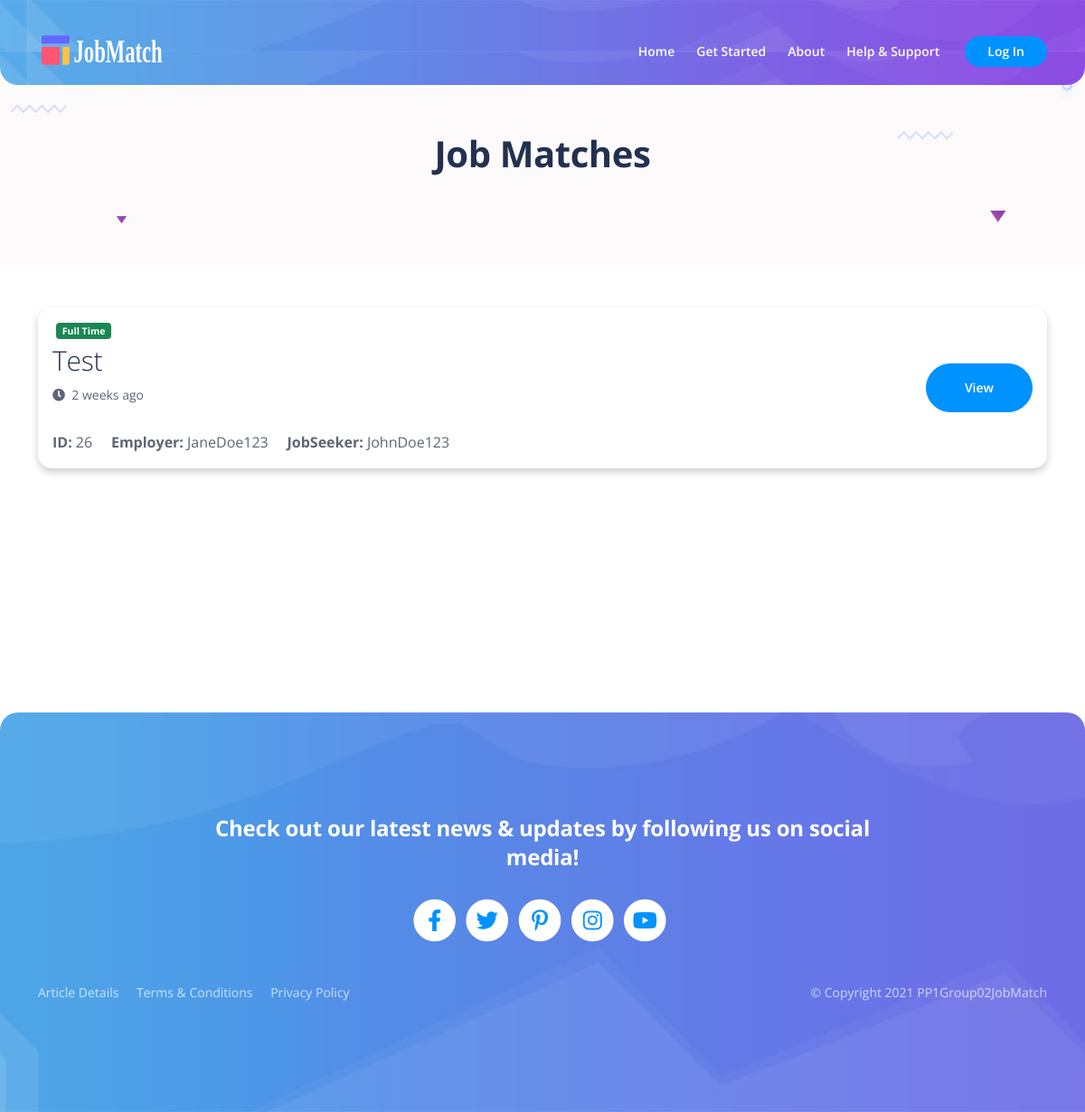
Before: /view/jobmatch_list.php with the older database file.
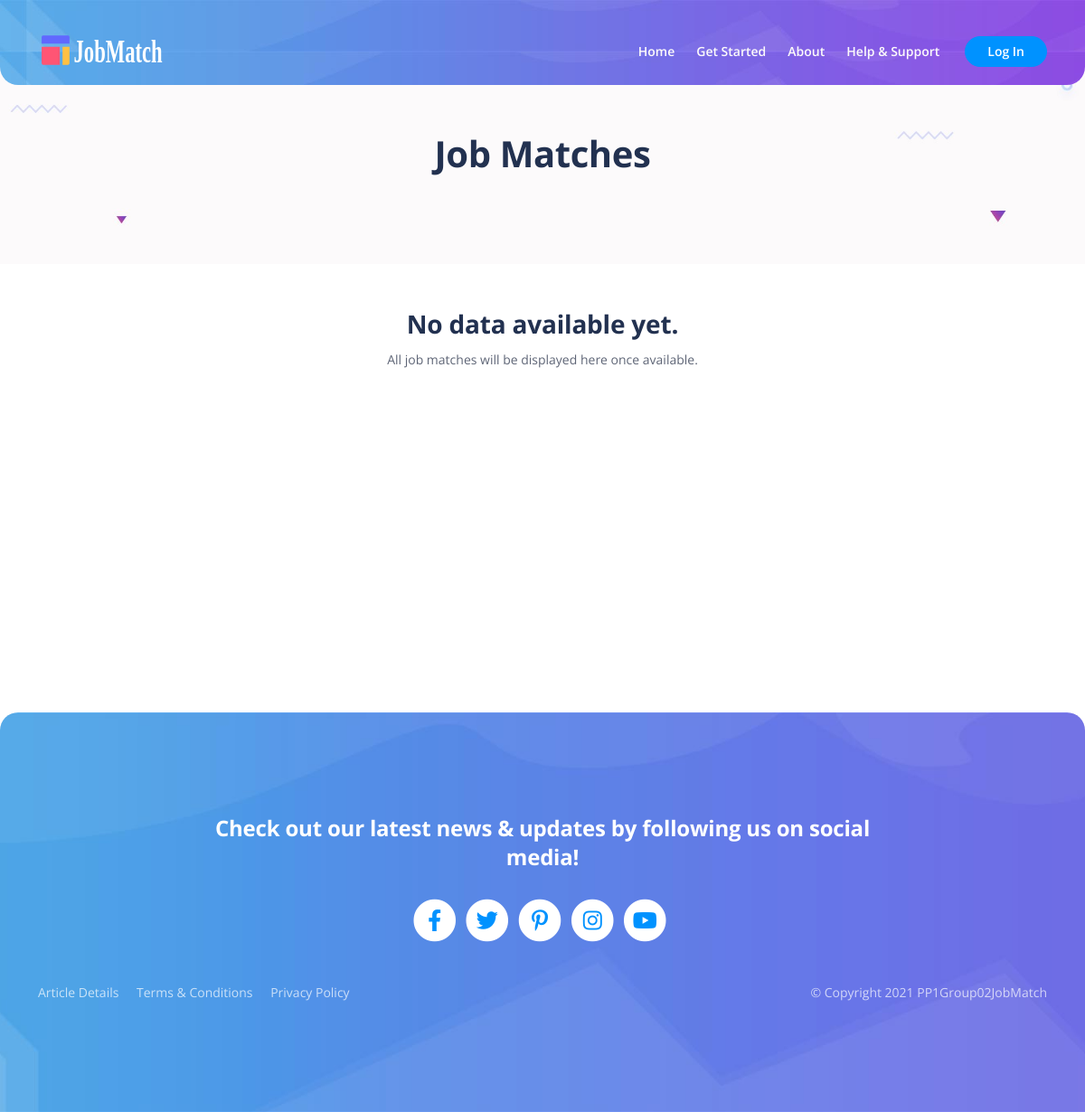
After: the same page with the newer database file.
### tables this page shows
CREATE TABLE `jobmatch` (
  `id` int(11) NOT NULL,
  `employer` text NOT NULL,
  `jobSeeker` text NOT NULL,
  `jobPostID` int(11) NOT NULL,
  `percentage` int(11) NOT NULL,
  `rating` int(11) DEFAULT NULL,
  `feedback` text DEFAULT NULL,
  `date` timestamp NOT NULL DEFAULT current_timestamp() ON UPDATE current_timestamp()
);

CREATE TABLE `jobpost` (
  `id` int(11) NOT NULL,
  `position` text NOT NULL,
  `field` text NOT NULL,
  `salary` text NOT NULL,
  `type` text NOT NULL,
  `description` text NOT NULL,
  `requirements` text NOT NULL,
  `location` text NOT NULL,
  `employer` text NOT NULL,
  `contact` text NOT NULL,
  `date` timestamp NOT NULL DEFAULT current_timestamp()
);

### controller/admin_controller.php (called while the page is built, shortened)
<?php
class AdminController {
    public function getAllJobMatch() {
        require_once '../model/admin_model.php';
        include '../model/db_connection.php';
        $adminModel = new AdminModel();
        return $adminModel->getAllJobMatch($db);
    }
}

### model/admin_model.php (called while the page is built, shortened)
<?php
class AdminModel {
	public function getAllJobMatch($db) {
		require_once '../model/job_object.php';
		require_once '../model/matchmaking_model.php';
		$mm = new MatchmakingModel();
		$alljobMatches = array();
		$query = "SELECT *, jobpost.id as jid, jobmatch.id as mid FROM jobmatch
				  INNER JOIN jobpost ON jobpost.id = jobmatch.jobPostID";
		$result = $db->query($query);
		$numResults = $result->num_rows;
		for ($i = 0; $i < $numResults; $i++) {
			$row = $result->fetch_assoc();
			$rating = $mm->getEmployerRating($db, $row['employer']);
			$date = $mm->getDate($db, 'jobmatch', $row['mid']);
			$timeElapsed = $mm->getTimeElapsed($date);
			$alljobMatches[$i] = new JobMatch($row['mid'], $row['employer'], $row['jobSeeker'], $row['contact'], $row['position'], $row['field'], $row['salary'], $row['type'], $row['description'], $row['requirements'], $row['location'], $row['percentage'], $rating, $row['feedback'], $timeElapsed);
		}
		return $alljobMatches;
	}
}

### model/matchmaking_model.php (called while the page is built, shortened)
<?php
class MatchmakingModel{
	public function getDate($db, $table, $id){
		$result = $db->query("SELECT date FROM $table WHERE id = '$id'");
		$row = $result->fetch_assoc();
		$date = $row['date'];
		return $date;
	}
	public function getEmployerRating($db, $employer){
		$rating = 0.0;
		$result = $db->query("SELECT rating FROM employer WHERE username='$employer'");
		$row = $result->fetch_assoc();
		if(isset($row['rating'])){
			$rating = $row['rating'];
		}
		return $rating;
	}
	function getTimeElapsed($date, $tense = 'ago') {
		static $periods = array('year', 'month', 'day', 'hour', 'minute', 'second');
		$now  = new DateTime('now');
		$date = new DateTime($date);
		$diff = $now->diff($date)->format('%y %m %d %h %i %s');
		$diff = explode(' ', $diff);
		$diff = array_combine($periods, $diff);
		$diff = array_filter($diff);
		$period = key($diff);
		$value  = current($diff);
		if(!$value) {
			$period = 'seconds';
			$value  = 0;
		} else {
			if($period=='day' && $value>=7) {
				$period = 'week';
				$value  = floor($value/7);
			}
			if($value>1) {
				$period .= 's';
			}
		}
		return "$value $period $tense";
	 }
}

### model/job_object.php (called while the page is built, shortened)
<?php
class JobMatch{
    public function __construct($id, $employer, $jobseeker, $contact, $position, $field, $salary, $type, $description, $requirements, $location, $percentage, $rating, $feedback, $date) {
        $this->id = $id;
        $this->employer = $employer;
        $this->jobseeker = $jobseeker;
        $this->position = $position;
        $this->type = $type;
        $this->date = $date;
    }
}
?>

### view/jobmatch_list.php (the view, shortened to what the changed rows need)
<?php
require_once '../controller/admin_controller.php';
$ac = new AdminController();
try {
    $allJobMatches = array();
    $allJobMatches = $ac->getAllJobMatch();
} catch (Exception $e) {
    echo $e->getMessage();
}
?>
<!DOCTYPE html>
<html lang="en">
<head>
    <?php
    require_once("component/header.php");
    ?>
</head>
<body data-bs-spy="scroll" data-bs-target="#navbarExample" class="text-center">
    <header id="ex-header" class="ex-header">
        <div class="container">
            <div class="row justify-content-md-center">
                <div class="col-xl-11 mb-2">
                    <h1>Job Matches</h1>
                </div>
            </div>
        </div>
    </header>
    <div class="container mt-5">
        <div class="mb-5" style="min-height: 400px;">
            <?php
            if (count($allJobMatches) < 1) {
                echo "<h3>No data available yet.</h3> <small>All job matches will be displayed here once available.</small>";
            } else {
                foreach ($allJobMatches as $match) {
                    $badge = "badge bg-primary";
                    if ($match->type == "Full Time") {
                        $badge = "badge bg-success";
                    } elseif ($match->type == "Part Time") {
                        $badge = "badge bg-primary";
                    } elseif ($match->type == "Casual") {
                        $badge = "badge bg-warning";
                    } elseif ($match->type == "Contract") {
                        $badge = "badge bg-danger";
                    }
                    echo <<< END
                        <div class="job-card">
                            <div class="card border-0 mb-5">
                                <div class="card-body">
                                    <div class="row d-flex align-items-center">
                                        <div class="col text-start">
                                            <small class="ms-1"><span class="$badge">$match->type</span></small>
                                            <h4 style="font-size: 30px; font-weight: lighter;" class="text-start">$match->position</h4>
                                            <small class="card-text"><i class="fa fa-clock" aria-hidden="true"></i>&nbsp; $match->date</small>
                                            <br><br>
                                            <p class="card-text"><b>ID:</b> $match->id &nbsp;&nbsp;&nbsp; <b>Employer:</b> $match->employer &nbsp;&nbsp;&nbsp; <b>JobSeeker:</b> $match->jobseeker</p>
                                        </div>
                                        <div class="col text-end">
                                            <form action="jobseeker_view_match.php" method="GET">
                                                <input type="hidden" name="id" value=$match->id>
                                                <button type="submit" class="btn btn-solid-lg">View</button>
                                            </form>
                                        </div>
                                    </div>
                                </div>
                            </div>
                        </div>
                    END;
                }
            }
            ?>
        </div>
    </div>
</body>
</html>

Changed rows visible on the page:
removed jobmatch: jobPostID.type "Full Time", jobPostID.position "Test", date "2 weeks ago", id "26", jobPostID.employer "JaneDoe123", jobSeeker "JohnDoe123"
Other visible differences:
text now shown: "No data available yet. All job matches will be displayed here once available."
